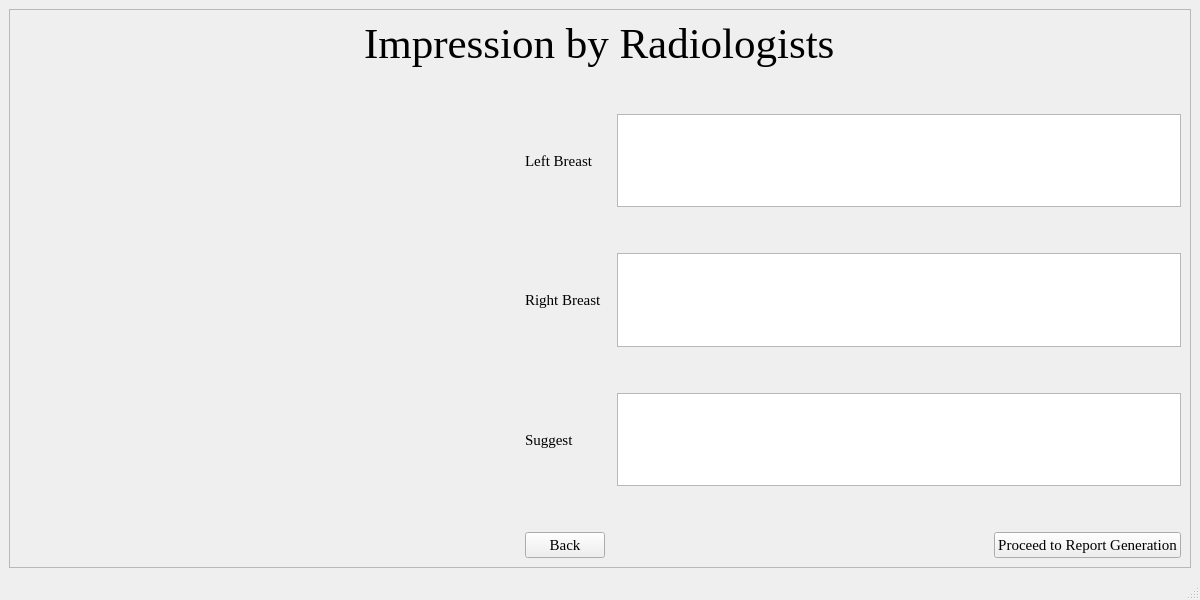
<?xml version="1.0" encoding="UTF-8"?>
<ui version="4.0">
 <class>RemarksWindow</class>
 <widget class="QMainWindow" name="RemarksWindow">
  <property name="geometry">
   <rect>
    <x>0</x>
    <y>0</y>
    <width>1200</width>
    <height>600</height>
   </rect>
  </property>
  <property name="font">
   <font>
    <family>Times New Roman</family>
    <pointsize>11</pointsize>
   </font>
  </property>
  <property name="windowTitle">
   <string>Remarks of Radiologists</string>
  </property>
  <widget class="QWidget" name="centralwidget">
   <layout class="QGridLayout" name="gridLayout">
    <item row="0" column="0">
     <widget class="QScrollArea" name="scrollArea">
      <property name="widgetResizable">
       <bool>true</bool>
      </property>
      <widget class="QWidget" name="scrollAreaWidgetContents">
       <property name="geometry">
        <rect>
         <x>0</x>
         <y>0</y>
         <width>1159</width>
         <height>577</height>
        </rect>
       </property>
       <layout class="QGridLayout" name="gridLayout_2">
        <item row="2" column="3">
         <widget class="QTextEdit" name="leftBreastRemarks"/>
        </item>
        <item row="4" column="1">
         <widget class="QLabel" name="label_3">
          <property name="text">
           <string>Right Breast</string>
          </property>
         </widget>
        </item>
        <item row="3" column="1">
         <spacer name="verticalSpacer_2">
          <property name="orientation">
           <enum>Qt::Vertical</enum>
          </property>
          <property name="sizeType">
           <enum>QSizePolicy::Fixed</enum>
          </property>
          <property name="sizeHint" stdset="0">
           <size>
            <width>20</width>
            <height>40</height>
           </size>
          </property>
         </spacer>
        </item>
        <item row="5" column="3">
         <spacer name="verticalSpacer_3">
          <property name="orientation">
           <enum>Qt::Vertical</enum>
          </property>
          <property name="sizeType">
           <enum>QSizePolicy::Fixed</enum>
          </property>
          <property name="sizeHint" stdset="0">
           <size>
            <width>20</width>
            <height>40</height>
           </size>
          </property>
         </spacer>
        </item>
        <item row="6" column="3">
         <widget class="QTextEdit" name="suggestRemarks"/>
        </item>
        <item row="6" column="1">
         <widget class="QLabel" name="label_4">
          <property name="text">
           <string>Suggest</string>
          </property>
         </widget>
        </item>
        <item row="8" column="1">
         <widget class="QPushButton" name="backButton">
          <property name="text">
           <string>Back</string>
          </property>
         </widget>
        </item>
        <item row="7" column="3">
         <spacer name="verticalSpacer_4">
          <property name="orientation">
           <enum>Qt::Vertical</enum>
          </property>
          <property name="sizeType">
           <enum>QSizePolicy::Fixed</enum>
          </property>
          <property name="sizeHint" stdset="0">
           <size>
            <width>20</width>
            <height>40</height>
           </size>
          </property>
         </spacer>
        </item>
        <item row="8" column="3" alignment="Qt::AlignRight">
         <widget class="QPushButton" name="nextButton">
          <property name="text">
           <string>Proceed to Report Generation</string>
          </property>
         </widget>
        </item>
        <item row="4" column="3">
         <widget class="QTextEdit" name="rightBreastRemarks"/>
        </item>
        <item row="2" column="1">
         <widget class="QLabel" name="label_2">
          <property name="text">
           <string>Left Breast</string>
          </property>
         </widget>
        </item>
        <item row="1" column="1">
         <spacer name="verticalSpacer">
          <property name="orientation">
           <enum>Qt::Vertical</enum>
          </property>
          <property name="sizeType">
           <enum>QSizePolicy::Fixed</enum>
          </property>
          <property name="sizeHint" stdset="0">
           <size>
            <width>20</width>
            <height>40</height>
           </size>
          </property>
         </spacer>
        </item>
        <item row="4" column="0">
         <spacer name="horizontalSpacer">
          <property name="orientation">
           <enum>Qt::Horizontal</enum>
          </property>
          <property name="sizeType">
           <enum>QSizePolicy::Fixed</enum>
          </property>
          <property name="sizeHint" stdset="0">
           <size>
            <width>500</width>
            <height>20</height>
           </size>
          </property>
         </spacer>
        </item>
        <item row="6" column="0">
         <spacer name="horizontalSpacer_3">
          <property name="orientation">
           <enum>Qt::Horizontal</enum>
          </property>
          <property name="sizeType">
           <enum>QSizePolicy::Fixed</enum>
          </property>
          <property name="sizeHint" stdset="0">
           <size>
            <width>500</width>
            <height>20</height>
           </size>
          </property>
         </spacer>
        </item>
        <item row="2" column="0">
         <spacer name="horizontalSpacer_2">
          <property name="orientation">
           <enum>Qt::Horizontal</enum>
          </property>
          <property name="sizeType">
           <enum>QSizePolicy::Fixed</enum>
          </property>
          <property name="sizeHint" stdset="0">
           <size>
            <width>500</width>
            <height>20</height>
           </size>
          </property>
         </spacer>
        </item>
        <item row="0" column="0" colspan="4" alignment="Qt::AlignHCenter">
         <widget class="QLabel" name="label">
          <property name="font">
           <font>
            <pointsize>32</pointsize>
           </font>
          </property>
          <property name="text">
           <string>Impression by Radiologists</string>
          </property>
         </widget>
        </item>
       </layout>
      </widget>
     </widget>
    </item>
   </layout>
  </widget>
  <widget class="QStatusBar" name="statusbar"/>
 </widget>
 <resources/>
 <connections/>
</ui>
